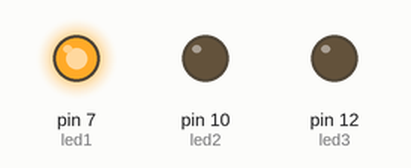
Simulated run of this sketch. Board: Arduino Uno, built with avr-gcc and run on an emulated ATmega328P. Parts: output pins drawn as LEDs (lit = HIGH).

Above: at 0.2 s.
At 2.0 s:
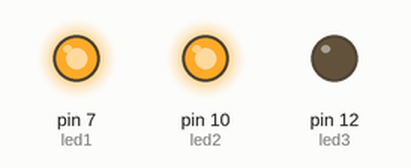
At 4.0 s:
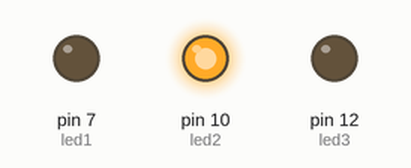
At 4.7 s:
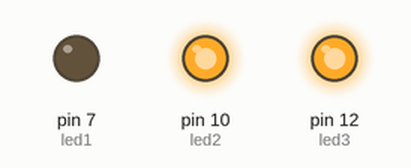
At 5.7 s:
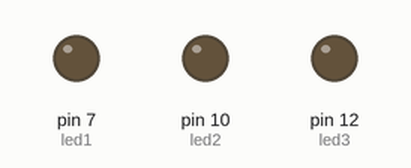
Timing chart, 0 to 7.8 s (numbered marks = the images above):
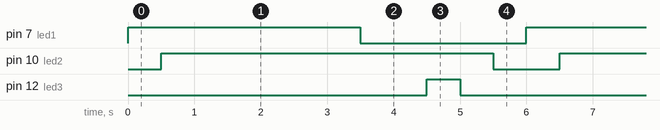

Measured:
- by itself, pin 7 (led1): alternates HIGH for 3.5 s and LOW for 2.5 s
- by itself, pin 10 (led2): alternates HIGH for 5.0 s and LOW for 1.0 s
- by itself, pin 12 (led3): alternates HIGH for 0.50 s and LOW for 5.5 s

The sketch:

1.2_Blink_harder.ino
```cpp
int led1=7;
int led2=10;
int led3=12;

void setup() {
  pinMode(led1, OUTPUT);
  pinMode(led2, OUTPUT);
  pinMode(led3, OUTPUT);
}

void loop() {
  digitalWrite(led1, HIGH);
  delay(500);
  digitalWrite(led2, HIGH);
  delay(3000);
  digitalWrite(led1, LOW);
  delay(1000);
  digitalWrite(led3, HIGH);
  delay(500);
  digitalWrite(led3, LOW);
  delay(500);
  digitalWrite(led2, LOW);
  delay(500);
}
```
